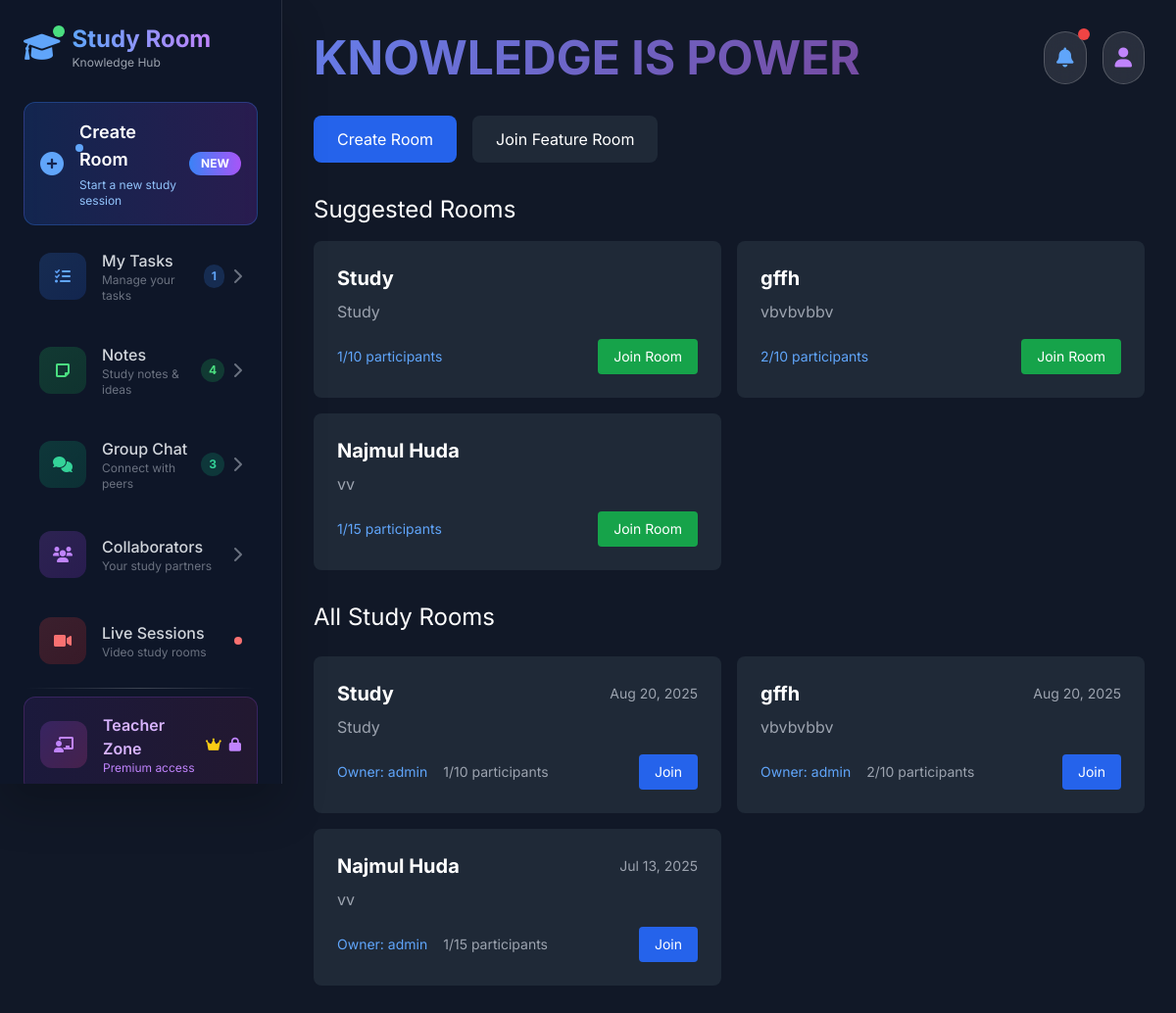
Screenshot of /index.php (signed in) with the database file from the repository.
### tables this page shows
CREATE TABLE `rooms` (
  `id` int(11) NOT NULL,
  `name` varchar(100) NOT NULL,
  `description` text DEFAULT NULL,
  `owner_id` int(11) NOT NULL,
  `participant_limit` int(11) NOT NULL DEFAULT 10,
  `current_participants` int(11) NOT NULL DEFAULT 1,
  `created_at` timestamp NOT NULL DEFAULT current_timestamp()
);

CREATE TABLE `users` (
  `id` int(11) NOT NULL,
  `username` varchar(50) NOT NULL,
  `email` varchar(100) NOT NULL,
  `password` varchar(255) NOT NULL,
  `role` enum('admin','user','guest') NOT NULL DEFAULT 'user',
  `profile_picture` varchar(255) DEFAULT 'default_profile.png',
  `created_at` timestamp NOT NULL DEFAULT current_timestamp()
);

### public/index.php (the view, shortened to what this page needs)
<?php
require '../config/config.php';
$rooms = [];
$sql = "SELECT r.*, u.username as owner_name
        FROM rooms r
        JOIN users u ON r.owner_id = u.id
        ORDER BY created_at DESC";
$result = $conn->query($sql);
if ($result) {
    while ($row = $result->fetch_assoc()) {
        $rooms[] = $row;
    }
}
$suggested_rooms = [];
$sql = "SELECT r.*, u.username as owner_name
        FROM rooms r
        JOIN users u ON r.owner_id = u.id
        WHERE r.current_participants < r.participant_limit
        ORDER BY created_at DESC
        LIMIT 5";
$result = $conn->query($sql);
if ($result) {
    while ($row = $result->fetch_assoc()) {
        $suggested_rooms[] = $row;
    }
}
?>
<!DOCTYPE html>
<html lang="en">
<head>
    <script src="https://cdn.tailwindcss.com"></script>
    <link rel="stylesheet" href="https://cdnjs.cloudflare.com/ajax/libs/font-awesome/6.0.0-beta3/css/all.min.css">
    <link rel="stylesheet" href="style.css">
</head>
<body class="bg-gray-900 text-white">
    <div id="sidebar" class="sidebar p-6">
        <div class="mb-8">
            <a href="index.php" class="cursor-pointer flex items-center space-x-3 group">
                <div class="relative">
                    <i
                        class="fas fa-graduation-cap text-3xl text-blue-400 group-hover:text-blue-300 transition-all duration-300 float-animation"></i>
                    <div class="absolute -top-1 -right-1 w-3 h-3 bg-green-400 rounded-full animate-pulse"></div>
                </div>
                <div>
                    <h1
                        class="text-2xl font-bold bg-gradient-to-r from-blue-400 to-purple-400 bg-clip-text text-transparent">
                    </h1>
                    <p class="text-xs text-gray-400">Knowledge Hub</p>
                </div>
            </a>
        </div>
        <ul class="space-y-2">
            <li>
                <a href="createroom.php"
                    class="sidebar-item flex items-center p-4 rounded-xl group hover:shadow-lg transition-all duration-300 bg-gradient-to-r from-blue-600/20 to-purple-600/20 border border-blue-500/30">
                    <div class="relative">
                        <i
                            class="fas fa-plus-circle mr-4 text-2xl text-blue-400 group-hover:text-white group-hover:scale-110 transition-all duration-300"></i>
                        <div class="absolute -top-1 -right-1 w-2 h-2 bg-blue-400 rounded-full animate-ping"></div>
                    </div>
                    <div class="flex-1">
                        <span class="text-white font-semibold text-lg">Create Room</span>
                        <p class="text-xs text-blue-300 mt-1">Start a new study session</p>
                    </div>
                    <span
                        class="ml-auto bg-gradient-to-r from-blue-500 to-purple-500 text-white px-3 py-1 rounded-full text-xs font-bold shimmer">
                        NEW
                    </span>
                </a>
            </li>
            <li>
                <a href="#" onclick="openTaskModal()"
                    class="sidebar-item flex items-center p-4 rounded-xl group hover:glow-blue transition-all duration-300">
                    <div
                        class="w-12 h-12 bg-gradient-to-br from-blue-500/20 to-blue-600/20 rounded-xl flex items-center justify-center mr-4">
                        <i class="fas fa-tasks text-blue-400 group-hover:text-blue-300 transition-all duration-300"></i>
                    </div>
                    <div class="flex-1">
                        <span class="text-gray-300 group-hover:text-white font-medium">My Tasks</span>
                        <p class="text-xs text-gray-500 group-hover:text-gray-400">Manage your tasks</p>
                    </div>
                    <div class="flex items-center space-x-2">
                        <span
                            class="bg-blue-500/20 text-blue-400 px-2 py-1 rounded-full text-xs font-bold notification-badge">1</span>
                        <i
                            class="fas fa-chevron-right text-gray-500 group-hover:text-white group-hover:translate-x-1 transition-all duration-300"></i>
                    </div>
                </a>
            </li>
            <li>
                <a href="#" onclick="openNotesModal()"
                    class="sidebar-item flex items-center p-4 rounded-xl group hover:glow-green transition-all duration-300">
                    <div
                        class="w-12 h-12 bg-gradient-to-br from-green-500/20 to-green-600/20 rounded-xl flex items-center justify-center mr-4">
                        <i
                            class="fas fa-sticky-note text-green-400 group-hover:text-green-300 transition-all duration-300"></i>
                    </div>
                    <div class="flex-1">
                        <span class="text-gray-300 group-hover:text-white font-medium">Notes</span>
                        <p class="text-xs text-gray-500 group-hover:text-gray-400">Study notes & ideas</p>
                    </div>
                    <div class="flex items-center space-x-2">
                        <span
                            class="bg-green-500/20 text-green-400 px-2 py-1 rounded-full text-xs font-bold notification-badge">4</span>
                        <i
                            class="fas fa-chevron-right text-gray-500 group-hover:text-white group-hover:translate-x-1 transition-all duration-300"></i>
                    </div>
                </a>
            </li>
            <li>
                <a href="#"
                    class="sidebar-item flex items-center p-4 rounded-xl group hover:glow-green transition-all duration-300">
                    <div
                        class="w-12 h-12 bg-gradient-to-br from-emerald-500/20 to-emerald-600/20 rounded-xl flex items-center justify-center mr-4">
                        <i
                            class="fas fa-comments text-emerald-400 group-hover:text-emerald-300 transition-all duration-300"></i>
                    </div>
                    <div class="flex-1">
                        <span class="text-gray-300 group-hover:text-white font-medium">Group Chat</span>
                        <p class="text-xs text-gray-500 group-hover:text-gray-400">Connect with peers</p>
                    </div>
                    <div class="flex items-center space-x-2">
                        <span
                            class="bg-emerald-500/20 text-emerald-400 px-2 py-1 rounded-full text-xs font-bold notification-badge">3</span>
                        <i
                            class="fas fa-chevron-right text-gray-500 group-hover:text-white group-hover:translate-x-1 transition-all duration-300"></i>
                    </div>
                </a>
            </li>
            <li>
                <a href="#"
                    class="sidebar-item flex items-center p-4 rounded-xl group hover:glow-purple transition-all duration-300">
                    <div
                        class="w-12 h-12 bg-gradient-to-br from-purple-500/20 to-purple-600/20 rounded-xl flex items-center justify-center mr-4">
                        <i
                            class="fas fa-users text-purple-400 group-hover:text-purple-300 transition-all duration-300"></i>
                    </div>
                    <div class="flex-1">
                        <span class="text-gray-300 group-hover:text-white font-medium">Collaborators</span>
                        <p class="text-xs text-gray-500 group-hover:text-gray-400">Your study partners</p>
                    </div>
                    <i
                        class="fas fa-chevron-right text-gray-500 group-hover:text-white group-hover:translate-x-1 transition-all duration-300"></i>
                </a>
            </li>
            <li>
                <a href="#"
                    class="sidebar-item flex items-center p-4 rounded-xl group hover:shadow-lg transition-all duration-300">
                    <div
                        class="w-12 h-12 bg-gradient-to-br from-red-500/20 to-red-600/20 rounded-xl flex items-center justify-center mr-4">
                        <i class="fas fa-video text-red-400 group-hover:text-red-300 transition-all duration-300"></i>
                    </div>
                    <div class="flex-1">
                        <span class="text-gray-300 group-hover:text-white font-medium">Live Sessions</span>
                        <p class="text-xs text-gray-500 group-hover:text-gray-400">Video study rooms</p>
                    </div>
                    <div class="w-2 h-2 bg-red-400 rounded-full animate-pulse"></div>
                </a>
            </li>
            <li class="my-6">
                <div class="h-px bg-gradient-to-r from-transparent via-white/20 to-transparent"></div>
            </li>
            <li>
                <a href="#"
                    class="sidebar-item flex items-center p-4 rounded-xl group hover:shadow-lg transition-all duration-300 bg-gradient-to-r from-purple-600/10 to-pink-600/10 border border-purple-500/20">
                    <div
                        class="w-12 h-12 bg-gradient-to-br from-purple-500/20 to-pink-500/20 rounded-xl flex items-center justify-center mr-4">
                        <i
                            class="fas fa-chalkboard-teacher text-purple-400 group-hover:text-purple-300 transition-all duration-300"></i>
                    </div>
                    <div class="flex-1">
                        <span class="text-purple-300 group-hover:text-white font-semibold">Teacher Zone</span>
                        <p class="text-xs text-purple-400 group-hover:text-purple-300">Premium access</p>
                    </div>
                    <div class="flex items-center space-x-2">
                        <i class="fas fa-crown text-yellow-400 text-sm animate-pulse"></i>
                        <i class="fas fa-lock text-purple-400 text-sm"></i>
                    </div>
                </a>
            </li>
        </ul>
    </div>
    <div class="main-content p-8">
        <div class="flex justify-between items-center mb-8">
            <h1 class="text-5xl font-bold gradient-text">KNOWLEDGE IS POWER</h1>
            <div class="flex items-center gap-4">
                <div class="relative">
                    <button class="glass-effect p-3 rounded-full hover-glow transition-all duration-300 group">
                        <i class="fas fa-bell text-xl text-blue-400 group-hover:text-blue-300"></i>
                        <span class="absolute -top-1 -right-1 w-3 h-3 bg-red-500 rounded-full notification-dot"></span>
                    </button>
                </div>
                <div class="relative">
                    <button id="profileBtn"
                        class="glass-effect p-3 rounded-full hover-glow transition-all duration-300 group">
                        <i class="fas fa-user text-xl text-purple-400 group-hover:text-purple-300"></i>
                    </button>
                </div>
            </div>
        </div>
        <div class="mb-12">
            <div class="flex gap-4 mb-8">
                <a href="createroom.php" class="bg-blue-600 px-6 py-3 rounded-lg hover:bg-blue-700 transition">
                    Create Room
                </a>
                <button class="bg-gray-800 px-6 py-3 rounded-lg hover:bg-gray-700 transition">
                    Join Feature Room
                </button>
            </div>
            <div class="space-y-6">
                <?php if (count($suggested_rooms) > 0): ?>
                    <div class="mb-8">
                        <h2 class="text-2xl mb-4">Suggested Rooms</h2>
                        <div class="grid grid-cols-1 md:grid-cols-2 gap-4">
                            <?php foreach ($suggested_rooms as $room): ?>
                                <div class="bg-gray-800 p-6 rounded-lg hover:bg-gray-750 transition">
                                    <h3 class="text-xl font-bold"><?= htmlspecialchars($room['name']) ?></h3>
                                    <p class="text-gray-400 mt-2"><?= htmlspecialchars($room['description']) ?></p>
                                    <div class="flex items-center justify-between mt-4">
                                        <span class="text-sm text-blue-400">
                                            <?= $room['current_participants'] ?>/<?= $room['participant_limit'] ?> participants
                                        </span>
                                        <?php if ($room['current_participants'] < $room['participant_limit']): ?>
                                            <a href="joinroom.php?id=<?= $room['id'] ?>"
                                                class="bg-green-600 hover:bg-green-700 px-4 py-2 rounded text-sm">
                                                Join Room
                                            </a>
                                        <?php endif; ?>
                                    </div>
                                </div>
                            <?php endforeach; ?>
                        </div>
                    </div>
                <?php endif; ?>
                <h2 class="text-2xl mb-4">All Study Rooms</h2>
                <div class="grid grid-cols-1 md:grid-cols-2 gap-4">
                    <?php foreach ($rooms as $room): ?>
                        <div class="bg-gray-800 p-6 rounded-lg hover:bg-gray-750 transition">
                            <div class="flex items-center justify-between">
                                <h3 class="text-xl font-bold"><?= htmlspecialchars($room['name']) ?></h3>
                                <span class="text-sm text-gray-400">
                                    <?= date('M j, Y', strtotime($room['created_at'])) ?>
                                </span>
                            </div>
                            <p class="text-gray-400 mt-2"><?= htmlspecialchars($room['description']) ?></p>
                            <div class="flex items-center justify-between mt-4">
                                <div class="flex items-center">
                                    <span class="text-sm text-blue-400 mr-4">
                                        Owner: <?= htmlspecialchars($room['owner_name']) ?>
                                    </span>
                                    <span class="text-sm text-gray-400">
                                        <?= $room['current_participants'] ?>/<?= $room['participant_limit'] ?> participants
                                    </span>
                                </div>
                                <?php if ($room['current_participants'] < $room['participant_limit']): ?>
                                    <a href="joinroom.php?id=<?= $room['id'] ?>"
                                        class="bg-blue-600 hover:bg-blue-700 px-4 py-2 rounded text-sm">
                                        Join
                                    </a>
                                <?php else: ?>
                                    <span class="text-sm text-red-400">Full</span>
                                <?php endif; ?>
                            </div>
                        </div>
                    <?php endforeach; ?>
                </div>
            </div>
        </div>
    </div>
</body>
</html>

### rows the page displays
rooms: name "Study", description "Study", current_participants "1", participant_limit "10", created_at "Aug 20, 2025", owner.username "admin"
rooms: name "gffh", description "vbvbvbbv", current_participants "2", participant_limit "10", created_at "Aug 20, 2025", owner.username "admin"
rooms: name "Najmul Huda", description "vv", current_participants "1", participant_limit "15", created_at "Jul 13, 2025", owner.username "admin"
